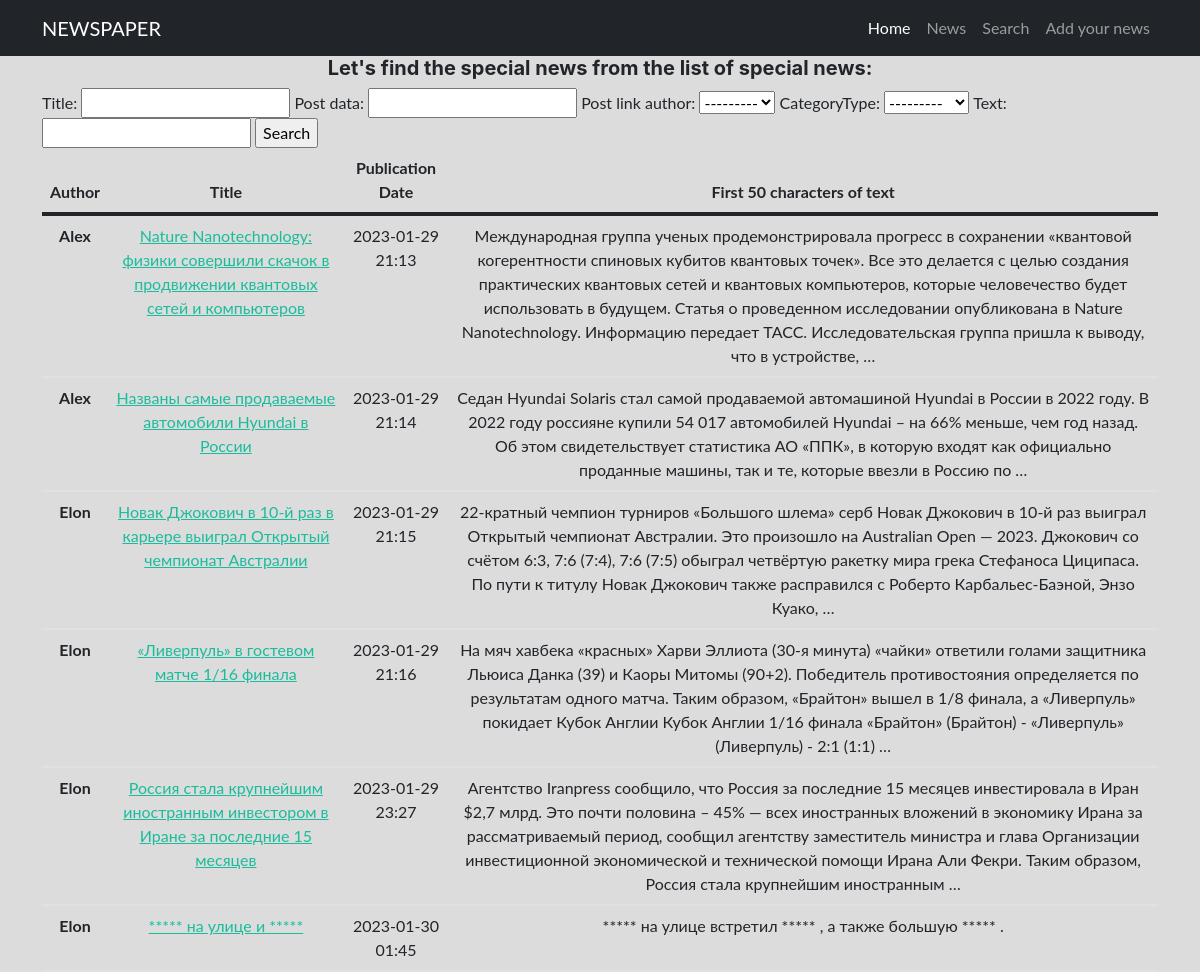
The page /news/search/ on the database as committed earlier.
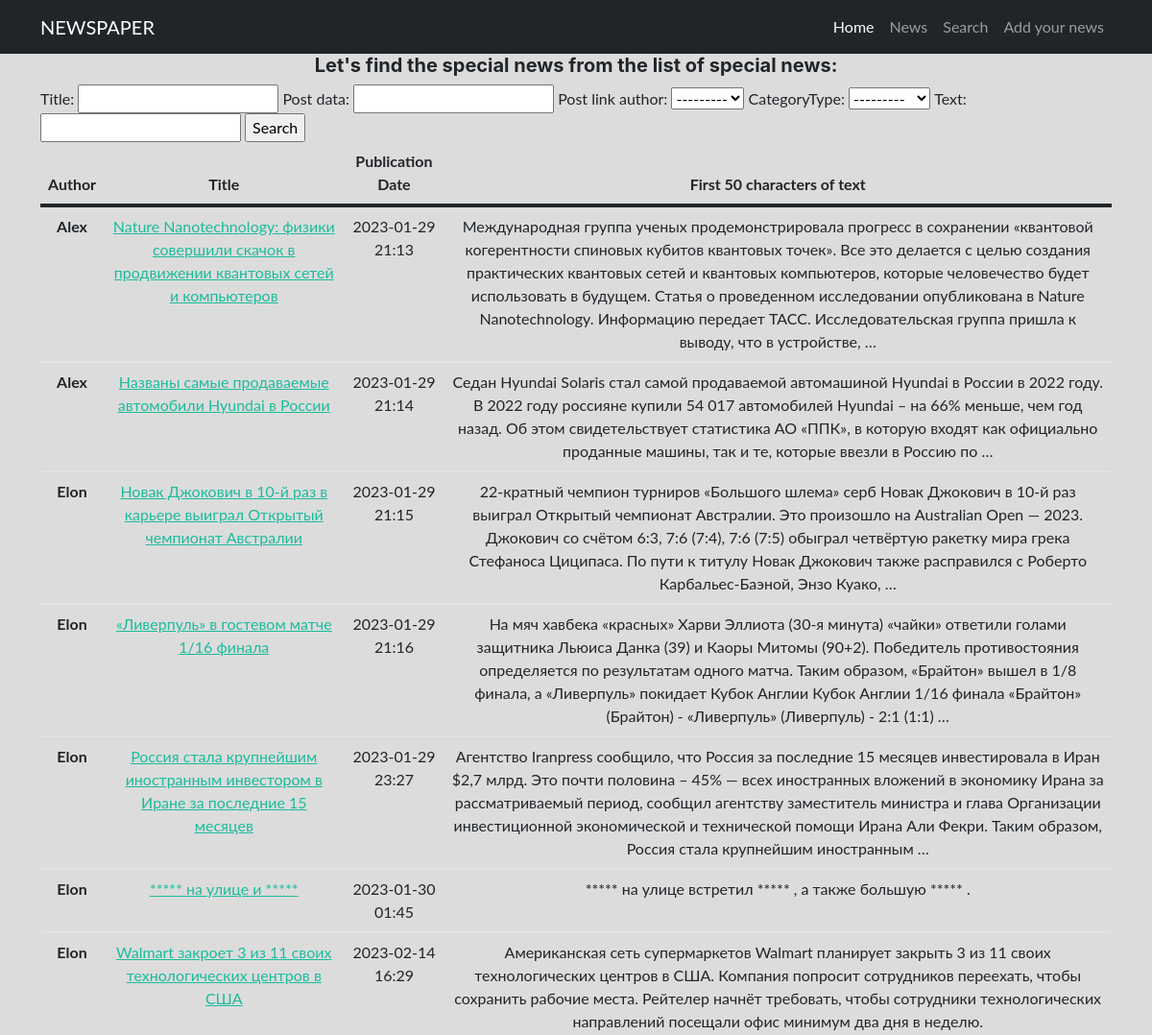
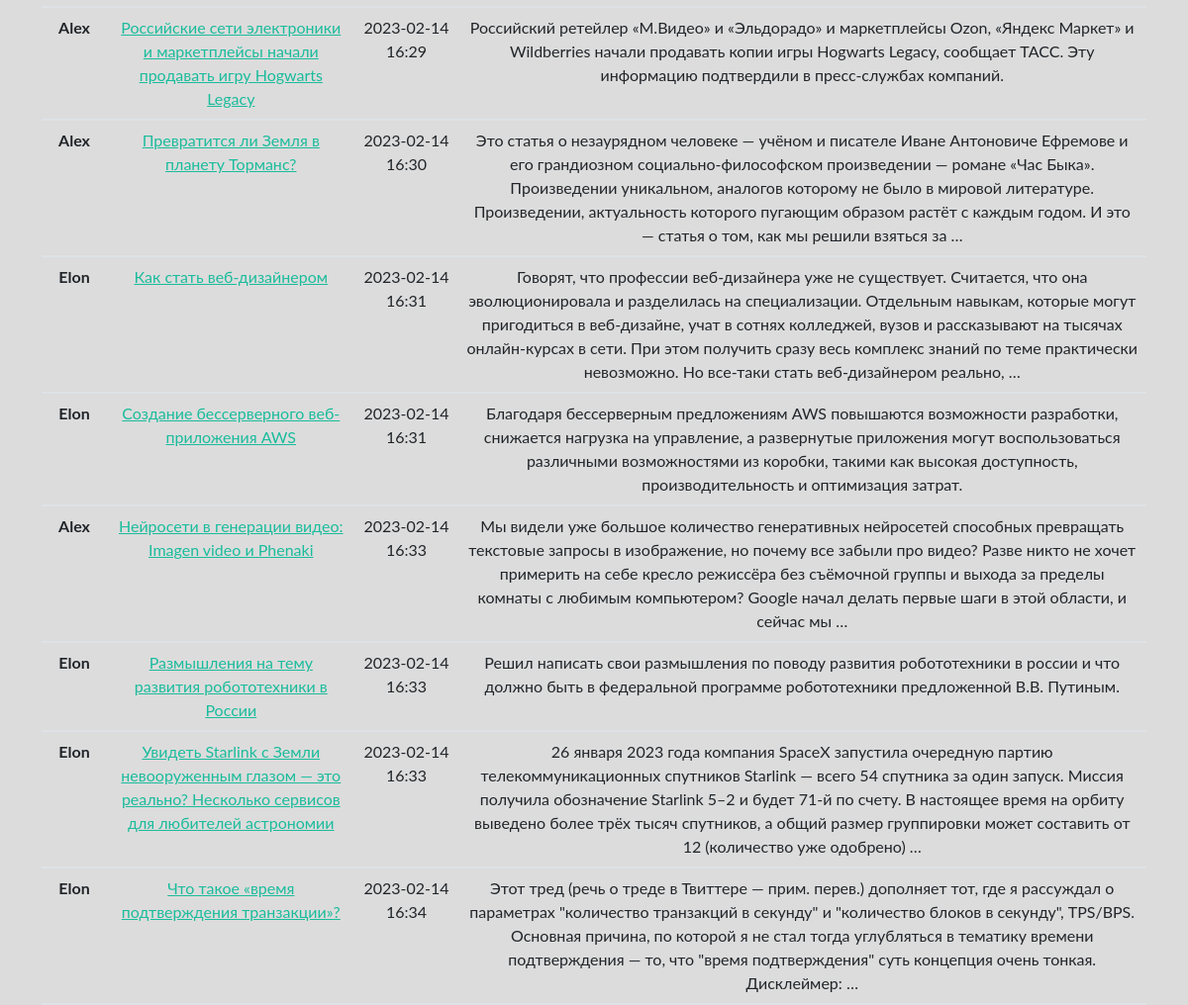
The same page on the database as committed later (2 pictures, top to bottom).
### news/models.py (models this page shows, shortened)
class Post(models.Model):
    post_link_author = models.ForeignKey(Author, on_delete=models.CASCADE)
    news = 'N'
    articles = 'A'
    CATEGORY_CHOICES = [
        (news, 'Новости'),
        (articles, 'Статьи')
    ]
    categoryType = models.CharField(max_length=1,
                                    choices=CATEGORY_CHOICES,
                                    default=news)
    post_data = models.DateTimeField(auto_now_add=True)  # дата создания объекта
    post_link_category = models.ManyToManyField(Category, through='PostCategory')
    title = models.CharField(max_length=255)
    text = models.TextField()
    rating = models.FloatField(default=0)

class Author(models.Model):
    authors_link_user = models.OneToOneField(User, on_delete=models.CASCADE)
    author_rating = models.FloatField(default=0)
    def __str__(self):
        return self.authors_link_user.username.title()

### news/views.py (the view)
# urls.py: path('search/', views.search, name='search'),
def search(request):
    listings = Post.objects.all()
    listing_filter = PostFilter(request.GET, queryset=listings)
    context = {
        'listing_filter': listing_filter,
    }
    return render(request, "search.html", context)

### news/templatetags/custom_filters.py (called while the page is built)
@register.filter(name='censor')
def censor(value, arg):
    for i in value.split():
        if i.lower() in ban_words:
            value = value.replace(i, arg)
    return value

### templates/search.html (shortened to what this page needs)
{% extends 'flatpages/default.html' %}
{% load custom_filters %}
{% block content %}
<h5 align="center">Let's find the special news from the list of special news:</h5>
<form method="GET">
   {{ listing_filter.form }}
   <input type="submit" value="Search">
</form>
<table class="table">
    <thead class="thead-dark" align="center">
      <tr>
        <th scope="col">Author</th>
        <th scope="col">Title</th>
        <th scope="col">Publication Date</th>
        <th scope="col">First 50 characters of text</th>
      </tr>
    </thead>
    <tbody  align="center">
    {% for listings in listing_filter.qs %}
      <tr>
        <th scope="row">{{ listings.post_link_author}}</th>
        <td><a href="/news/{{ listings.id }}">{{ listings.title|censor:'*****' }}</a></td>
        <td>{{ listings.post_data|date:'Y-m-d H:i' }}</td>
        <td>{{ listings.text|truncatewords:50|censor:'*****'}}</td>
      </tr>
    {% endfor %}
</table>
{% endblock %}

### templates/flatpages/default.html (shortened to what this page needs)
{% load static %}
<!DOCTYPE html>
<html lang="en">
    <head>
        <link rel="stylesheet" href="{% static 'bootstrap/css/styles.css' %}">
    </head>
    <body style="background: rgba(189, 188, 188, 0.522)">
        <nav class="navbar navbar-expand-lg navbar-dark bg-dark">
            <div class="container">
                <a class="navbar-brand" href="/default">NEWSPAPER</a>
                <div class="collapse navbar-collapse" id="navbarSupportedContent">
                    <ul class="navbar-nav ms-auto mb-2 mb-lg-0">
                        <li class="nav-item"><a class="nav-link active" aria-current="page" href="/default">Home</a></li>
                        <li class="nav-item"><a class="nav-link" href="/news">News</a></li>
                        <li class="nav-item"><a class="nav-link" href="/news/search">Search</a></li>
                        <li class="nav-item"><a class="nav-link" href="/news/add">Add your news</a></li>
                    </ul>
                </div>
            </div>
        </nav>
        <main class="page-content">
            <div class="container">
                    {% block content %}{% endblock content %}
            </div>
        </main>
    </body>
</html>

Rows that differ between the two databases and show on the page:
added Post: post_link_author "Elon", title|censor "Walmart закроет 3 из 11 своих технологических центров в США", post_data "2023-02-14 16:29", text|censor "Американская сеть супермаркетов Walmart планирует закрыть 3 из 11 своих технологических центров в США. Компания попросит сотрудников переехать, чтобы сохранить рабочие места. Рейтелер начнёт требовать, чтобы сотрудники технологических направлений посещали офис минимум два дня в неделю."
added Post: post_link_author "Alex", title|censor "Российские сети электроники и маркетплейсы начали продавать игру Hogwarts Legacy", post_data "2023-02-14 16:29", text|censor "Российский ретейлер «М.Видео» и «Эльдорадо» и маркетплейсы Ozon, «Яндекс Маркет» и Wildberries начали продавать копии игры Hogwarts Legacy, сообщает ТАСС. Эту информацию подтвердили в пресс‑службах компаний."
added Post: post_link_author "Alex", title|censor "Превратится ли Земля в планету Торманс?", post_data "2023-02-14 16:30", text|censor "Это статья о незаурядном человеке — учёном и писателе Иване Антоновиче Ефремове и его грандиозном социально‑философском произведении — романе «Час Быка». Произведении уникальном, аналогов которому не было в мировой литературе. Произведении, актуальность которого пугающим образом растёт с каждым годом. И это — статья о том, как мы решили взяться за …"
added Post: post_link_author "Elon", title|censor "Как стать веб-дизайнером", post_data "2023-02-14 16:31", text|censor "Говорят, что профессии веб-дизайнера уже не существует. Считается, что она эволюционировала и разделилась на специализации. Отдельным навыкам, которые могут пригодиться в веб-дизайне, учат в сотнях колледжей, вузов и рассказывают на тысячах онлайн-курсах в сети. При этом получить сразу весь комплекс знаний по теме практически невозможно. Но все-таки стать веб-дизайнером реально, …"
added Post: post_link_author "Elon", title|censor "Создание бессерверного веб-приложения AWS", post_data "2023-02-14 16:31", text|censor "Благодаря бессерверным предложениям AWS повышаются возможности разработки, снижается нагрузка на управление, а развернутые приложения могут воспользоваться различными возможностями из коробки, такими как высокая доступность, производительность и оптимизация затрат."
added Post: post_link_author "Alex", title|censor "Нейросети в генерации видео: Imagen video и Phenaki", post_data "2023-02-14 16:33", text|censor "Мы видели уже большое количество генеративных нейросетей способных превращать текстовые запросы в изображение, но почему все забыли про видео? Разве никто не хочет примерить на себе кресло режиссёра без съёмочной группы и выхода за пределы комнаты с любимым компьютером? Google начал делать первые шаги в этой области, и сейчас мы …"
added Post: post_link_author "Elon", title|censor "Размышления на тему развития робототехники в России", post_data "2023-02-14 16:33", text|censor "Решил написать свои размышления по поводу развития робототехники в россии и что должно быть в федеральной программе робототехники предложенной В.В. Путиным."
added Post: post_link_author "Elon", title|censor "Увидеть Starlink с Земли невооруженным глазом — это реально? Несколько сервисов для любителей астрономии", post_data "2023-02-14 16:33", text|censor "26 января 2023 года компания SрасеХ запустила очередную партию телекоммуникационных спутников Starlink — всего 54 спутника за один запуск. Миссия получила обозначение Starlink 5–2 и будет 71-й по счету. В настоящее время на орбиту выведено более трёх тысяч спутников, а общий размер группировки может составить от 12 (количество уже одобрено) …"
added Post: post_link_author "Elon", title|censor "Что такое «время подтверждения транзакции»?", post_data "2023-02-14 16:34", text|censor "Этот тред (речь о треде в Твиттере — прим. перев.) дополняет тот, где я рассуждал о параметрах \"количество транзакций в секунду\" и \"количество блоков в секунду\", TPS/BPS. Основная причина, по которой я не стал тогда углубляться в тематику времени подтверждения — то, что \"время подтверждения\" суть концепция очень тонкая. Дисклеймер: …"
